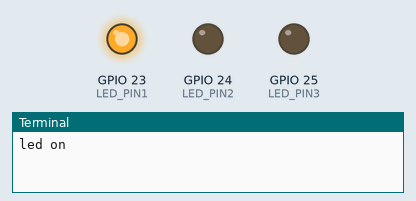
A program run on a simulated Raspberry Pi (BCM pin numbers). On the bench: output pins drawn as LEDs (lit = HIGH), the last lines printed to the terminal. At 60.0 s the program stops and its outputs stay as they are.

Above: at 1.0 s.
At 3.0 s:
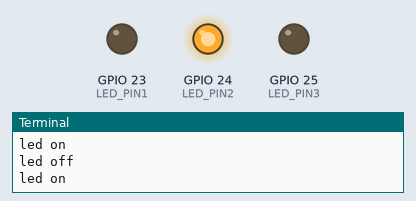
At 5.0 s:
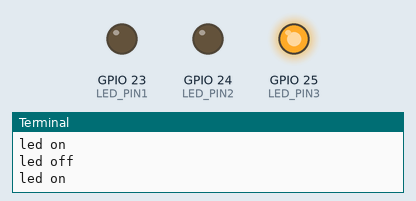
Timing chart, 0 to 7.8 s (numbered marks = the images above):
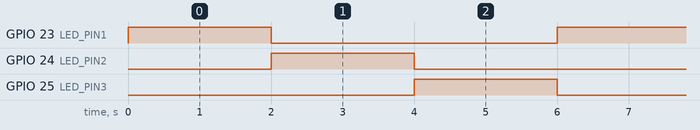

The program:

led_blink_task.py
```python
import RPi.GPIO as GPIO
import time

LED_PIN1 = 23
GPIO.setmode(GPIO.BCM)  #GPIO.BCM or GPIO.BOARD
GPIO.setup(LED_PIN1, GPIO.OUT)    #GPIO.OUT or GPIO.IN

LED_PIN2 = 24
GPIO.setup(LED_PIN2, GPIO.OUT)    #GPIO.OUT or GPIO.IN

LED_PIN3 = 25
GPIO.setup(LED_PIN3, GPIO.OUT)    #GPIO.OUT or GPIO.IN

for i in range(10):
    GPIO.output(LED_PIN1, GPIO.HIGH) # 1
    print("led on")
    time.sleep(2)
    GPIO.output(LED_PIN1, GPIO.LOW) # 0
    print("led off")
    time.sleep(0)
    GPIO.output(LED_PIN2, GPIO.HIGH) # 1
    print("led on")
    time.sleep(2)
    GPIO.output(LED_PIN2, GPIO.LOW) # 0
    print("led off")
    time.sleep(0)
    GPIO.output(LED_PIN3, GPIO.HIGH) # 1
    print("led on")
    time.sleep(2)
    GPIO.output(LED_PIN3, GPIO.LOW) # 0
    print("led off")
    time.sleep(0)

GPIO.cleanup()  # GPIO 핀상태 초기화
```

Measured:
- by itself, GPIO 23 (LED_PIN1), GPIO 24 (LED_PIN2), GPIO 25 (LED_PIN3): alternates HIGH for 2.0 s and LOW for 4.0 s
